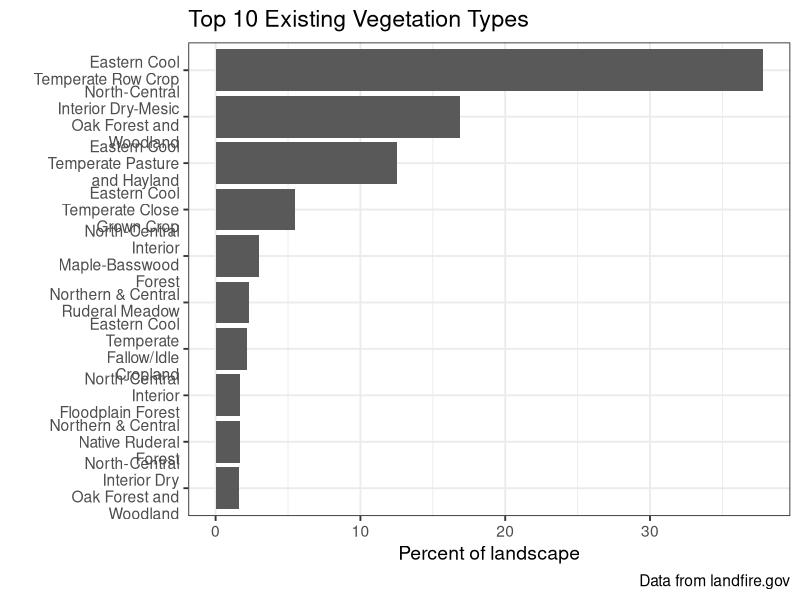
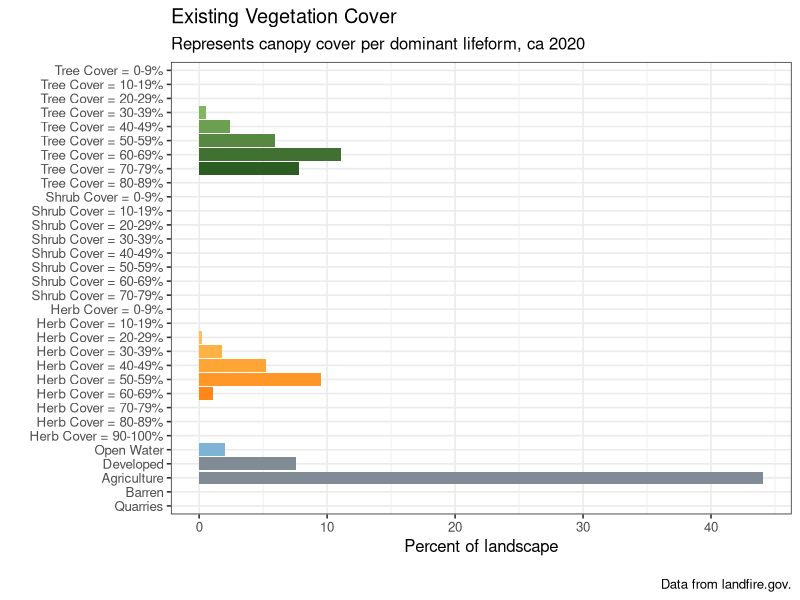
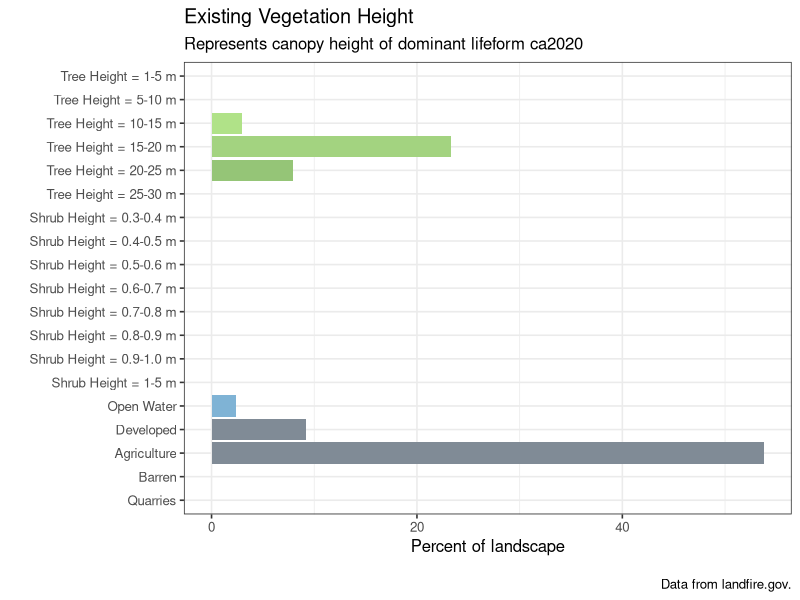

Generate these figures, in order, with R:
## ---- chunk 1
library(tidyverse)

## ---- chunk 2
evtname <- read.csv(file = "data/evt_aoi_attributes.csv") %>%
  group_by(EVT_NAME) %>%
  summarize(ACRES = sum(ACRES),
            REL_PERCENT = sum(REL_PERCENT)) %>%
  arrange(desc(REL_PERCENT)) %>%
  filter(!EVT_NAME %in% c("Open Water","Developed-Roads")) |> 
  top_n(n = 10, wt = REL_PERCENT)

# plot
evtChart <-
  ggplot(data = evtname, aes(x = EVT_NAME, y = REL_PERCENT)) +
  geom_bar(stat = "identity") +
  labs(
    title = "Top 10 Existing Vegetation Types",
    caption = "Data from landfire.gov",
    x = "",
    y = "Percent of landscape") +
  scale_x_discrete(limits = rev(evtname$EVT_NAME),
                   labels = function(x) str_wrap(x, width = 18)) +
  coord_flip() +
  theme_bw(base_size = 14)

evtChart
## ---- chunk 3
evcname <- read.csv("data/evc_aoi_attributes.csv")

# create "type" column based on conditions
evcname <- evcname %>% mutate(type = if_else(VALUE %in% 11, "Open Water",
                                             if_else(VALUE %in% 12, "Snow / Ice",
                                                     if_else(VALUE %in% c(13:25), "Developed",
                                                             if_else(VALUE %in% 31, "Barren",
                                                                     if_else(VALUE %in% c(60:70), "Agriculture",
                                                                             if_else(VALUE %in% 32, "Quarries",
                                                                                     if_else(VALUE %in% 100, "Sparse Vegetation",
                                                                                             if_else(VALUE %in% c(101:199), "Tree",
                                                                                                     if_else(VALUE %in% c(201:299), "Shrub",
                                                                                                             if_else(VALUE %in% c(301:399), "Herb",
                                                                                                                     "Other")))))))))))

# create reverse substr() function
revSubstr <- function(x, start, stop) {
  x <- strsplit(x, "")
  sapply(x, 
         function(x) paste(rev(rev(x)[start:stop]), collapse = ""), 
         USE.NAMES = FALSE)  }

# create cover column based on 2nd and 3rd to last values of classname
# if "Other" type, make 0
evcname <- evcname %>% mutate(cover = as.numeric(if_else(VALUE > 100,
                                                         revSubstr(evcname$CLASSNAMES, start = 2, stop = 3),
                                                         "0")))

# create bin breaks for grouping
breaks <- seq(0, 100, 10)
# create intervals for grouping and summarize
# also create factor order for "type"
evcgroup <- evcname %>%
  mutate(interval = cut(cover,
                        breaks, 
                        include.lowest = TRUE, 
                        right = T,
                        labels = c("0-9", "10-19", "20-29", "30-39", "40-49", "50-59", "60-69", "70-79", 
                                   "80-89", "90-100")),
         type = factor(type, levels = c("Tree", "Shrub", "Herb", "Open Water", "Snow / Ice", "Developed", "Agriculture", "Sparse Vegetation", "Barren", "Quarries", "Other"))) %>%
  group_by(type, interval) %>%
  summarize(Freq = sum(Freq),
            ACRES = sum(ACRES),
            REL_PERCENT = sum(REL_PERCENT))

# add label and legend names based on condition
evcgroup <- evcgroup %>% mutate(label = if_else(type %in% c("Tree", "Shrub", "Herb"),
                                                paste0(type, " Cover = ", interval, "%"), as.character(type)),
                                legend = if_else(type %in% c("Tree", "Shrub", "Herb", "Open Water"),
                                                 type, as.factor("Other")))

# turn current label order to factors
evclabel.list <- evcgroup$label
evcgroup <- evcgroup %>% mutate(label = fct_rev(factor(label, evclabel.list)))



# create factor level colors for legend (original from Myles)
## cols <- c("Tree" = "#196F3D", "Shrub" = "#229954", "Herb" = "#52BE80", "Open Water" = "#7FB3D5",
##          "Other" = "#808B96")

# join in custom cols column to color bars by specific label

evc_group_cols <- read.csv("data/evc_group_cols.csv")

evcgroup <- left_join(evcgroup, evc_group_cols, by = "label")

evcgroup$label <- factor(evcgroup$label, levels = rev(evcgroup$label))

# plot
evcChart <-
  ggplot(data = evcgroup, aes(x = label, y = REL_PERCENT, fill = colors)) +
  geom_bar(stat = "identity") +
  labs(
    title = "Existing Vegetation Cover",
    subtitle = "Represents canopy cover per dominant lifeform, ca 2020",
    caption = "\nData from landfire.gov.",
    x = "",
    y = "Percent of landscape") +
  scale_fill_identity() +
  coord_flip() +
  theme_bw(base_size = 12)+
  theme(legend.position = "none")

evcChart

## ---- chunk 4

# load evh attribute table
evhname <- read.csv(file = "data/evh_aoi_attributes.csv")


# create "type" column based on conditions
evhname <- evhname %>% mutate(type = if_else(VALUE %in% 11, "Open Water",
                                             if_else(VALUE %in% 12, "Snow / Ice",
                                                     if_else(VALUE %in% c(13:25), "Developed",
                                                             if_else(VALUE %in% 31, "Barren",
                                                                     if_else(VALUE %in% c(60:70), "Agriculture",
                                                                             if_else(VALUE %in% 32, "Quarries",
                                                                                     if_else(VALUE %in% 100, "Sparse Vegetation",
                                                                                             if_else(VALUE %in% c(101:199), "Tree",
                                                                                                     if_else(VALUE %in% c(201:299), "Shrub",
                                                                                                             if_else(VALUE %in% c(301:399), "Herb",
                                                                                                                     "Other"))))))))))) %>%
  mutate(height_m = if_else(type %in% "Tree", (VALUE -100),
                            if_else(type %in% "Shrub", ((VALUE - 200) / 10),
                                    if_else(type %in% "Herb", ((VALUE - 300) / 10), 0))) %>%
           as.character() %>% as.numeric())

# create bin breaks for grouping
breaks <- c(0, 0.1, 0.2, 0.3, 0.4, 0.5, 0.6, 0.7, 0.8, 0.9, 1, 5, 10, 15, 20, 25, 30, 35, 40, 45, 50, 55, 60, 65, 70, 75, 80, 85, 90, 95, 100)

# create intervals for grouping and summarize
# also create factor order for "type"
evhgroup <- evhname %>%
  mutate(interval = cut(height_m,
                        breaks, 
                        include.lowest = TRUE, 
                        right = F,
                        labels = c("0", "0.1-0.2", "0.2-0.3", "0.3-0.4" ,"0.4-0.5", "0.5-0.6", "0.6-0.7", "0.7-0.8", "0.8-0.9", "0.9-1.0", "1-5", "5-10", "10-15", "15-20", "20-25", "25-30", "30-35", "35-40", "40-45", "45-50", "50-55", "55-60", "60-65", "65-70", "70-75", "75-80", "80-85", "85-90", "90-95", "95-100")),
         type = factor(type, levels = c("Tree", "Shrub", "Herb", "Open Water", "Snow / Ice", "Developed", "Agriculture", "Sparse Vegetation", "Barren", "Quarries", "Other"))) %>%
  group_by(type, interval) %>%
  summarise(VALUE = sum(VALUE),
            ACRES = sum(ACRES),
            REL_PERCENT = sum(REL_PERCENT))



# add label and legend names based on condition
evhgroup <- evhgroup %>% mutate(label = if_else(type %in% c("Tree", "Shrub", "Herb"),
                                                paste0(type, " Height = ", interval, " m"), as.character(type)),
                                legend = if_else(type %in% c("Tree", "Shrub", "Herb", "Open Water"),
                                                 type, as.factor("Other")))
# turn current label order to factors
evhlabel.list <- evhgroup$label
evhgroup <- evhgroup %>% mutate(label = fct_rev(factor(label, evhlabel.list)))

# create factor level colors for legend
##cols <- c("Tree" = "#196F3D", "Shrub" = "#229954", "Herb" = "#52BE80", "Open Water" = "#7FB3D5","Other" = "#808B96")

# join in custom cols column to color bars by specific label

evh_group_cols <- read.csv("data/evh_group_cols.csv")

evhgroup <- left_join(evhgroup, evh_group_cols, by = "label")

evhgroup$label <- factor(evhgroup$label, levels = rev(evhgroup$label))


# plot
evhChart <-
ggplot(data = evhgroup, aes(x = label, y = REL_PERCENT, fill = colors)) +
  geom_bar(stat = "identity") +
  labs(
    title = "Existing Vegetation Height",
    subtitle = "Represents canopy height of dominant lifeform ca2020",
    caption = "\nData from landfire.gov.",
    x = "",
    y = "Percent of landscape") +
  scale_fill_identity() +
  coord_flip() +
  theme_bw(base_size = 12)+
  theme(legend.position = "none")

evhChart



# plot with original color scheme
# evhChart <-
# ggplot(data = evhgroup, aes(x = label, y = REL_PERCENT, fill = legend)) +
#   geom_bar(stat = "identity") +
#   labs(
#     title = "Existing Vegetation Height",
#     subtitle = "landscape_name",
#     caption = "\nData from landfire.gov.",
#     x = "",
#     y = "Percent of landscape") +
#   scale_fill_manual(values = cols, name = "") +
#   coord_flip() +
#   theme_bw()
# 
# evhChart





